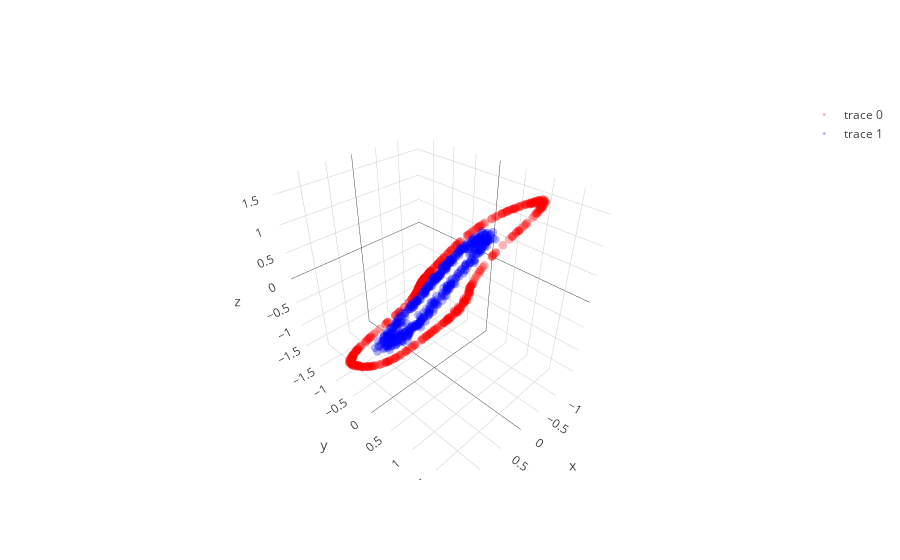

The notebook cell saved with this chart:
### Code cell
layer1,layer1_var = l1.feed_non(X)
layer1bn = l1b.feed(layer1)
layer2,layer2_var = l2.feed_non(layer1bn)
layer2bn = l2b.feed(layer2)
layer3,layer3_var = l3.feed_linear(layer2bn)


trace1 = go.Scatter3d(
    x=layer2bn[y==0,0],
    y=layer2bn[y==0,1],
    z=layer2bn[y==0,2],
    mode='markers',
    line=dict(color='red',width=0.5),
    marker=dict(size=3,opacity=0.3)
)
trace2 = go.Scatter3d(
    x=layer2bn[y==1,0],
    y=layer2bn[y==1,1],
    z=layer2bn[y==1,2],
    mode='markers',
    line=dict(color='blue',width=0.5),
    marker=dict(size=3,opacity=0.3)
)
data = [trace1,trace2]
fig  = go.Figure(data=data)
iplot(fig)


trace1 = go.Scatter3d(
    x=layer2bn[y==0,0],
    y=layer2bn[y==0,1],
    z=layer2bn[y==0,2],
    mode='markers',
    line=dict(color='red',width=0.5),
    marker=dict(size=3,opacity=0.3)
)
trace2 = go.Scatter3d(
    x=layer2bn[y==1,0],
    y=layer2bn[y==1,1],
    z=layer2bn[y==1,2],
    mode='markers',
    line=dict(color='blue',width=0.5),
    marker=dict(size=3,opacity=0.3)
)
data = [trace1,trace2]
fig  = go.Figure(data=data)
iplot(fig)

plt.figure(figsize=(8,6))
plt.scatter(layer3[y==0, 0], layer3[y==0, 1], color='red', alpha=0.5)
plt.scatter(layer3[y==1, 0], layer3[y==1, 1], color='blue', alpha=0.5)
plt.show()

### Figure 1 — Plotly figure (JSON) as saved in the notebook; plotly's stock layout.template omitted (floating-point values rounded to 4 significant figures; data arrays with more than 128 entries replaced by an {"elided": "..."} marker saying what was removed)
{"data": [{"line": {"color": "red", "width": 0.5}, "marker": {"opacity": 0.3, "size": 3}, "mode": "markers", "type": "scatter3d", "uid": "73569a1f-4439-4461-b841-9a1ccef41445", "x": {"elided": "500 float values"}, "y": {"elided": "500 float values"}, "z": {"elided": "500 float values"}}, {"line": {"color": "blue", "width": 0.5}, "marker": {"opacity": 0.3, "size": 3}, "mode": "markers", "type": "scatter3d", "uid": "41e73ade-f48f-498e-b240-4807d799f156", "x": {"elided": "500 float values"}, "y": {"elided": "500 float values"}, "z": {"elided": "500 float values"}}], "layout": {}}
